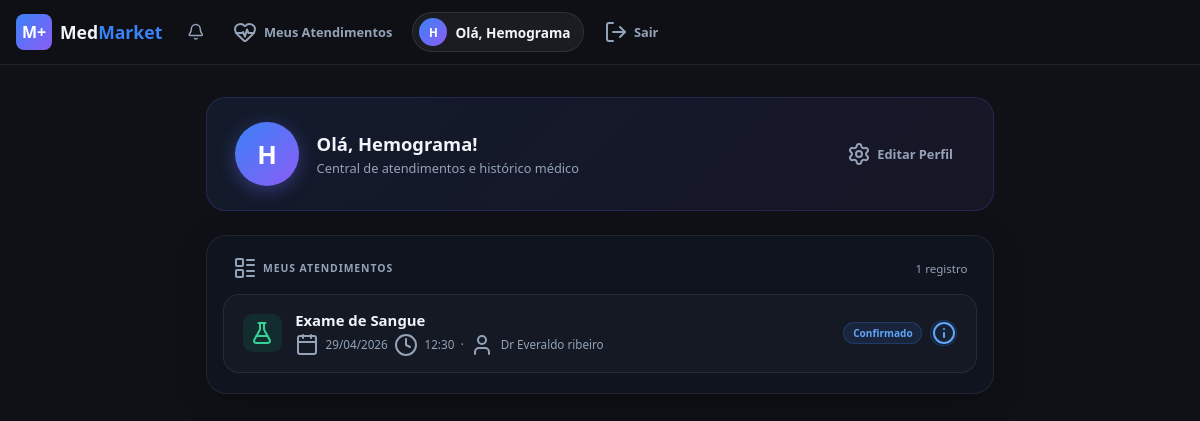
Screenshot of /minha-saude (signed in) with the database file from the repository.
### App/models.py (models this page shows, shortened)
class User(db.Model):
    __tablename__ = 'users'
    USER_TYPE_CLIENT = 'CLIENTE'
    USER_TYPE_CLINIC = 'CLINICA'
    id            = db.Column(db.Integer,     primary_key=True)
    email         = db.Column(db.String(120), unique=True, nullable=False, index=True)
    name          = db.Column(db.String(80),  nullable=False)
    password_hash = db.Column(db.String(256), nullable=False)
    cpf           = db.Column(db.String(11),  unique=True, nullable=True)
    telefone      = db.Column(db.String(20),  nullable=True)   # e.g. "(11) 99999-9999"
    user_type     = db.Column(db.String(10),  nullable=False, default='CLIENTE')
    clinic_profile = db.relationship(
        'ClinicProfile', back_populates='user',
        uselist=False, cascade='all, delete-orphan',
    )
    services = db.relationship(
        'ClinicService',
        foreign_keys='ClinicService.clinic_id',
        backref='clinic',
        lazy='dynamic',
        cascade='all, delete-orphan',
    )
    patient_appointments = db.relationship(
        'Appointment',
        foreign_keys='Appointment.user_id',
        backref='patient',
        lazy='dynamic',
    )
    documentos = db.relationship(
        'DocumentoPaciente',
        foreign_keys='DocumentoPaciente.paciente_id',
        back_populates='paciente',
        lazy=True,
    )

class ClinicService(db.Model):
    __tablename__ = 'clinic_services'
    id          = db.Column(db.Integer,     primary_key=True)
    clinic_id   = db.Column(db.Integer,     db.ForeignKey('users.id'), nullable=False)
    title       = db.Column(db.String(150), nullable=False)
    doctor_name = db.Column(db.String(100), nullable=False)
    specialty   = db.Column(db.String(80),  nullable=False)
    price       = db.Column(db.Float,       nullable=False)
    description = db.Column(db.Text,        nullable=True)
    active      = db.Column(db.Boolean,     default=True)
    imagem_url  = db.Column(db.String(255),  nullable=True)   # relative path under static/
    logradouro       = db.Column(db.String(200),  nullable=True)
    numero           = db.Column(db.String(20),   nullable=True)
    complemento      = db.Column(db.String(100),  nullable=True)
    bairro           = db.Column(db.String(100),  nullable=True)
    cidade           = db.Column(db.String(100),  nullable=True)
    estado           = db.Column(db.String(2),    nullable=True)
    cep              = db.Column(db.String(9),    nullable=True)   # "00000-000"
    google_maps_link = db.Column(db.String(500),  nullable=True)
    lat              = db.Column(db.Float,        nullable=True)   # geocoded latitude
    lng              = db.Column(db.Float,        nullable=True)   # geocoded longitude
    created_at       = db.Column(db.DateTime,    server_default=db.func.now())
    service_category  = db.Column(db.String(20), nullable=False, default='consulta')
    exam_type         = db.Column(db.String(30), nullable=True)
    exam_orientations = db.Column(db.Text,       nullable=True)
    @property
    def endereco_formatado(self) -> str:
        parts = []
        if self.logradouro:
            linha = self.logradouro
            if self.numero:
                linha += ', ' + self.numero
            if self.complemento:
                linha += ', ' + self.complemento
            parts.append(linha)
        if self.bairro:
            parts.append(self.bairro)
        if self.cidade:
            linha = self.cidade
            if self.estado:
                linha += ' - ' + self.estado.upper()
            parts.append(linha)
        if self.cep:
            parts.append('CEP ' + self.cep)
        return ', '.join(parts)
    schedules        = db.relationship('ClinicSchedule', backref='service', lazy='dynamic',
                                       cascade='all, delete-orphan')
    appointments     = db.relationship('Appointment', backref='service', lazy='dynamic',
                                       foreign_keys='Appointment.service_id',
                                       cascade='all, delete-orphan')
    disponibilidades = db.relationship('Disponibilidade', backref='anuncio', lazy='dynamic',
                                       cascade='all, delete-orphan')
    reviews          = db.relationship('Review', backref='service', lazy='dynamic',
                                       cascade='all, delete-orphan')

class Appointment(db.Model):
    __tablename__ = 'appointments'
    STATUS_PENDING     = 'pending'
    STATUS_CONFIRMED   = 'confirmed'
    STATUS_IN_PROGRESS = 'in_progress'
    STATUS_COMPLETED   = 'completed'
    STATUS_FINALIZED   = 'finalized'
    STATUS_CANCELLED   = 'cancelled'
    id         = db.Column(db.Integer,    primary_key=True)
    service_id = db.Column(db.Integer,    db.ForeignKey('clinic_services.id'), nullable=False)
    clinic_id  = db.Column(db.Integer,    db.ForeignKey('users.id'), nullable=False)
    user_id    = db.Column(db.Integer,    db.ForeignKey('users.id'), nullable=True)
    date       = db.Column(db.String(10), nullable=False)   # "YYYY-MM-DD"
    time_slot  = db.Column(db.String(5),  nullable=False)   # "HH:MM"
    status     = db.Column(db.String(20), nullable=False, default='pending')
    status_pagamento = db.Column(db.String(20), nullable=False, default='pendente')  # pendente | aprovado | cancelado
    created_at = db.Column(db.DateTime,   server_default=db.func.now())

### app.py (the view)
@app.route("/minha-saude")
def minha_saude():
    if not session.get("user"):
        return redirect("/auth?redirect=/minha-saude")
    user_id = session["user"]["id"]
    db_user = User.query.get(user_id)
    if not db_user:
        session.pop("user", None)
        return redirect("/auth?redirect=/minha-saude")
    try:
        all_appts = (
            Appointment.query
            .filter(Appointment.user_id == db_user.id)
            .order_by(Appointment.date.desc(), Appointment.time_slot.desc())
            .all()
        )
        historico = []
        for appt in all_appts:
            post = PostAtendimento.query.filter_by(appointment_id=appt.id).first()
            clinica: dict = {}
            if appt.clinic_id:
                clinic_user = User.query.get(appt.clinic_id)
                if clinic_user:
                    cp = clinic_user.clinic_profile
                    clinica["nome"]     = (cp.razao_social if cp else None) or clinic_user.name
                    clinica["telefone"] = clinic_user.telefone or ""
                    clinica["email"]    = clinic_user.email or ""
            if appt.service:
                clinica["endereco"] = appt.service.endereco_formatado
                gml = appt.service.google_maps_link or ""
                if not gml and clinica.get("endereco"):
                    gml = (
                        "https://www.google.com/maps/search/?api=1&query="
                        + quote_plus(clinica["endereco"])
                    )
                clinica["maps_link"] = gml
            historico.append({"appt": appt, "post": post, "clinica": clinica})
    except Exception:
        historico = []
    return render_template(
        "minha_saude.html",
        user={"name": db_user.name, "email": db_user.email,
              "cpf": db_user.cpf or "", "telefone": db_user.telefone or ""},
        historico=historico,
        is_logged_in=True,
        query="",
        selected_category="",
        chat_messages=[],
    )

### templates/minha_saude.html (shortened to what this page needs)
{% extends "base.html" %}
{% block content %}
{% set _status_map = {
  'pending':     ('Agendado',     'pending'),
  'confirmed':   ('Confirmado',   'confirmed'),
  'in_progress': ('Em Andamento', 'inprogress'),
  'completed':   ('Concluído',    'completed'),
  'finalized':   ('Finalizado',   'finalized'),
  'cancelled':   ('Cancelado',    'cancelled')
} %}
<div class="ms-page">
  <div class="ms-hero">
    <div class="ms-hero-avatar">{{ user.name[0] | upper if user.name else '?' }}</div>
    <div class="ms-hero-info">
      <h1>Olá, {{ user.name.split()[0] if user.name else 'Usuário' }}!</h1>
      <p>Central de atendimentos e histórico médico</p>
    </div>
    <a href="/perfil" class="btn btn-ghost btn-sm gap-2" style="margin-left:auto;flex-shrink:0;">
      <i data-lucide="settings"></i> Editar Perfil
    </a>
  </div>
  <div class="ms-glass">
    <div style="padding:1.25rem 1.6rem .85rem; display:flex; align-items:center; justify-content:space-between; gap:1rem;">
      <p class="ms-section-title">
        <i data-lucide="layout-list"></i> Meus Atendimentos
      </p>
      {% if historico %}
      <span style="font-size:.72rem;color:var(--muted);">{{ historico | length }} registro{{ 's' if historico | length != 1 else '' }}</span>
      {% endif %}
    </div>
    {% if historico %}
    <div style="padding:0 1rem 1.25rem; display:flex; flex-direction:column; gap:.65rem;">
      {% for item in historico %}
      {% set appt = item.appt %}
      {% set post = item.post %}
      {% set status_info = _status_map.get(appt.status, ('Agendado', 'pending')) %}
      {% set has_post = post and (post.recomendacoes or post.proximos_passos or post.retorno_sugerido) %}
      <div class="ms-card">
        <div class="ms-card-hdr">
          {% set svc_cat = appt.service.service_category if appt.service else 'consulta' %}
          <div class="ms-card-icon ms-card-icon--{{ svc_cat or 'consulta' }}">
            <i data-lucide="{{ 'flask-conical' if svc_cat == 'exame' else ('package' if svc_cat == 'pacote' else 'stethoscope') }}"></i>
          </div>
          <div class="ms-card-meta">
            <div class="ms-card-title">{{ appt.service.title if appt.service else 'Atendimento' }}</div>
            <div class="ms-card-sub">
              {% if appt.date %}
                <i data-lucide="calendar"></i>
                {{ appt.date[8:10] }}/{{ appt.date[5:7] }}/{{ appt.date[0:4] }}
              {% endif %}
              {% if appt.time_slot %}
                <i data-lucide="clock"></i>{{ appt.time_slot }}
              {% endif %}
              {% if appt.service and appt.service.doctor_name %}
                <span>·</span><i data-lucide="user"></i>{{ appt.service.doctor_name }}
              {% endif %}
            </div>
          </div>
          <div style="display:flex;align-items:center;gap:.5rem;flex-shrink:0;">
            <span class="ms-badge ms-badge--{{ status_info[1] }}">{{ status_info[0] }}</span>
            {% if item.clinica %}
            <button class="ms-info-btn" onclick="openClinicModal({{ appt.id }})" title="Detalhes da Clínica">
              <i data-lucide="info"></i>
            </button>
            {% endif %}
          </div>
        </div>
      </div>
      {% endfor %}
    </div>
    {% endif %}
  </div>
</div>
{% endblock %}

### static/css/style.css (style rules this page uses)
*, *::before, *::after { box-sizing: border-box; margin: 0; padding: 0; }
:root { --bg: #0f1117; --bg2: #161b27; --card: #1a2035; --border: rgba(255,255,255,0.08); --primary: #3b82f6; --primary-fg: #fff; --accent: #10b981; --accent-fg: #fff; --warning: #f59e0b; --warning-fg: #000; --fg: #f1f5f9; --muted: #94a3b8; --secondary: #1e2a3b; --radius: 0.5rem; --radius-lg: 0.75rem; --radius-xl: 1rem; --shadow-glow: 0 0 20px rgba(59,130,246,0.15); --gradient-cta: linear-gradient(135deg, #3b82f6 0%, #8b5cf6 100%); --font-body: system-ui, -apple-system, sans-serif; --font-display: 'Inter', system-ui, sans-serif; }
html { scroll-behavior: smooth; }
body { background: var(--bg); color: var(--fg); font-family: var(--font-body); min-height: 100vh; }
a { text-decoration: none; color: inherit; }
.gap-2 { gap: 0.5rem; }
.btn { display: inline-flex; align-items: center; justify-content: center; gap: 0.4rem; padding: 0.5rem 1rem; border-radius: var(--radius); font-size: 0.875rem; font-weight: 600; cursor: pointer; border: none; transition: opacity .2s, background .2s, box-shadow .2s; white-space: nowrap; }
.btn-ghost { background: transparent; color: var(--muted); }
.btn-sm { padding: 0.35rem 0.75rem; font-size: 0.8rem; }

### templates/minha_saude.html (style rules this page uses)
.ms-page { max-width: 820px; margin: 0 auto; padding: 2rem 1rem 4rem; }
.ms-glass { background: rgba(17,24,39,.55); backdrop-filter: blur(16px); -webkit-backdrop-filter: blur(16px); border: 1px solid rgba(255,255,255,.07); border-radius: 1.25rem; box-shadow: 0 6px 32px rgba(0,0,0,.28); }
.ms-hero { display: flex; align-items: center; gap: 1.1rem; padding: 1.5rem 1.75rem; margin-bottom: 1.5rem; background: linear-gradient(135deg, rgba(59,130,246,.09), rgba(139,92,246,.07)); border: 1px solid rgba(99,102,241,.2); border-radius: 1.25rem; }
.ms-hero-avatar { width: 4rem; height: 4rem; border-radius: 50%; flex-shrink: 0; background: linear-gradient(135deg,#3b82f6,#8b5cf6); display: flex; align-items: center; justify-content: center; font-size: 1.6rem; font-weight: 900; color: #fff; box-shadow: 0 4px 18px rgba(99,102,241,.4); }
.ms-hero-info { flex: 1; min-width: 0; }
.ms-hero-info h1 { font-size: 1.15rem; font-weight: 800; margin: 0 0 .2rem; }
.ms-hero-info p { font-size: .8rem; color: var(--muted); margin: 0; }
.ms-section-title { font-size: .65rem; font-weight: 700; text-transform: uppercase; letter-spacing: .09em; color: var(--muted); display: flex; align-items: center; gap: .4rem; margin: 0; }
.ms-card { background: rgba(255,255,255,.025); border: 1px solid rgba(255,255,255,.07); border-radius: 1rem; overflow: hidden; transition: border-color .2s, box-shadow .2s; }
.ms-card-hdr { display: flex; align-items: center; gap: .85rem; padding: .95rem 1.2rem; }
.ms-card-icon { width: 2.4rem; height: 2.4rem; border-radius: .6rem; flex-shrink: 0; display: flex; align-items: center; justify-content: center; }
.ms-card-icon--exame { background: rgba(16,185,129,.12); color: #34d399; }
.ms-card-meta { flex: 1; min-width: 0; }
.ms-card-title { font-size: .93rem; font-weight: 700; margin: 0 0 .18rem; white-space: nowrap; overflow: hidden; text-overflow: ellipsis; }
.ms-card-sub { font-size: .73rem; color: var(--muted); display: flex; align-items: center; gap: .4rem; flex-wrap: wrap; }
.ms-badge { font-size: .63rem; font-weight: 800; padding: .2rem .55rem; border-radius: 99px; flex-shrink: 0; white-space: nowrap; }
.ms-badge--confirmed { background:rgba(59,130,246,.12); color:#60a5fa; border:1px solid rgba(59,130,246,.22); }
.ms-info-btn { background: rgba(59,130,246,.08); border: 1px solid rgba(59,130,246,.22); border-radius: 50%; width: 1.65rem; height: 1.65rem; flex-shrink: 0; display: inline-flex; align-items: center; justify-content: center; cursor: pointer; color: #60a5fa; transition: background .18s, border-color .18s; }

### rows the page displays
User: name "H", name "Hemograma"
ClinicService: service "Exame de Sangue", service.doctor_name "Dr Everaldo ribeiro"
Appointment: status "confirmed" (drawn), date "29", date "04", date "2026", time_slot "12:30"

### other values shown
{{ (_uname[0] | upper) if _uname else '?' }} "H"
{{ _uname.split()[0] if _uname else 'Usuário' }} "Hemograma"
{{ historico | length }} "1"
{{ status_info[0] }} "Confirmado"
